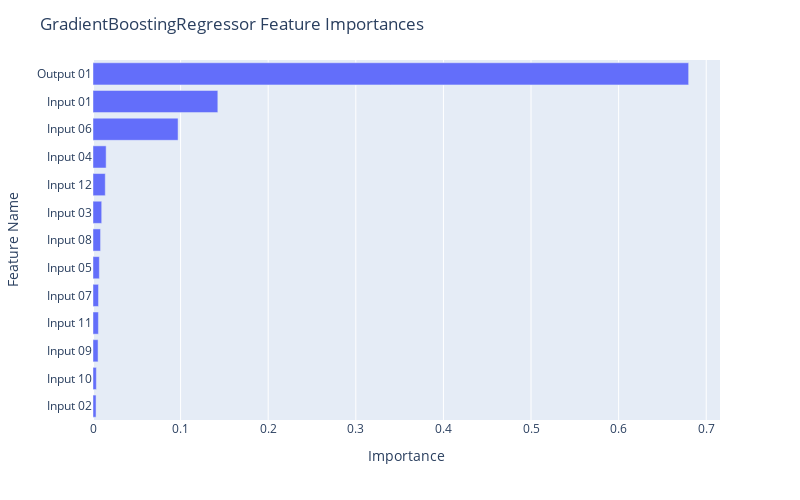

This figure's notebook cell:
### Code cell
fig = px.bar(df_gb, x="Importance", y="Feature Name")

fig.update_layout(
    autosize=False,
    width=800,
    height=500,
    title_text=f"GradientBoostingRegressor Feature Importances",
    yaxis={'categoryorder':'total ascending'}
)

fig.show()

### Figure 1 — Plotly figure (JSON) as saved in the notebook; plotly's stock layout.template omitted (floating-point values rounded to 4 significant figures)
{"data": [{"alignmentgroup": "True", "hovertemplate": "Importance=%{x}<br>Feature Name=%{y}<extra></extra>", "legendgroup": "", "marker": {"color": "#636efa", "pattern": {"shape": ""}}, "name": "", "offsetgroup": "", "orientation": "h", "showlegend": false, "textposition": "auto", "type": "bar", "x": [0.6799, 0.1425, 0.09712, 0.015, 0.01401, 0.009936, 0.008632, 0.007262, 0.006303, 0.006188, 0.005791, 0.003837, 0.003485], "xaxis": "x", "y": ["Output 01", "Input 01", "Input 06", "Input 04", "Input 12", "Input 03", "Input 08", "Input 05", "Input 07", "Input 11", "Input 09", "Input 10", "Input 02"], "yaxis": "y"}], "layout": {"autosize": false, "barmode": "relative", "height": 500, "legend": {"tracegroupgap": 0}, "margin": {"t": 60}, "title": {"text": "GradientBoostingRegressor Feature Importances"}, "width": 800, "xaxis": {"anchor": "y", "autorange": true, "domain": [0, 1], "range": [0, 0.7157], "title": {"text": "Importance"}, "type": "linear"}, "yaxis": {"anchor": "x", "autorange": true, "categoryorder": "total ascending", "domain": [0, 1], "range": [-0.5, 12.5], "title": {"text": "Feature Name"}, "type": "category"}}}
